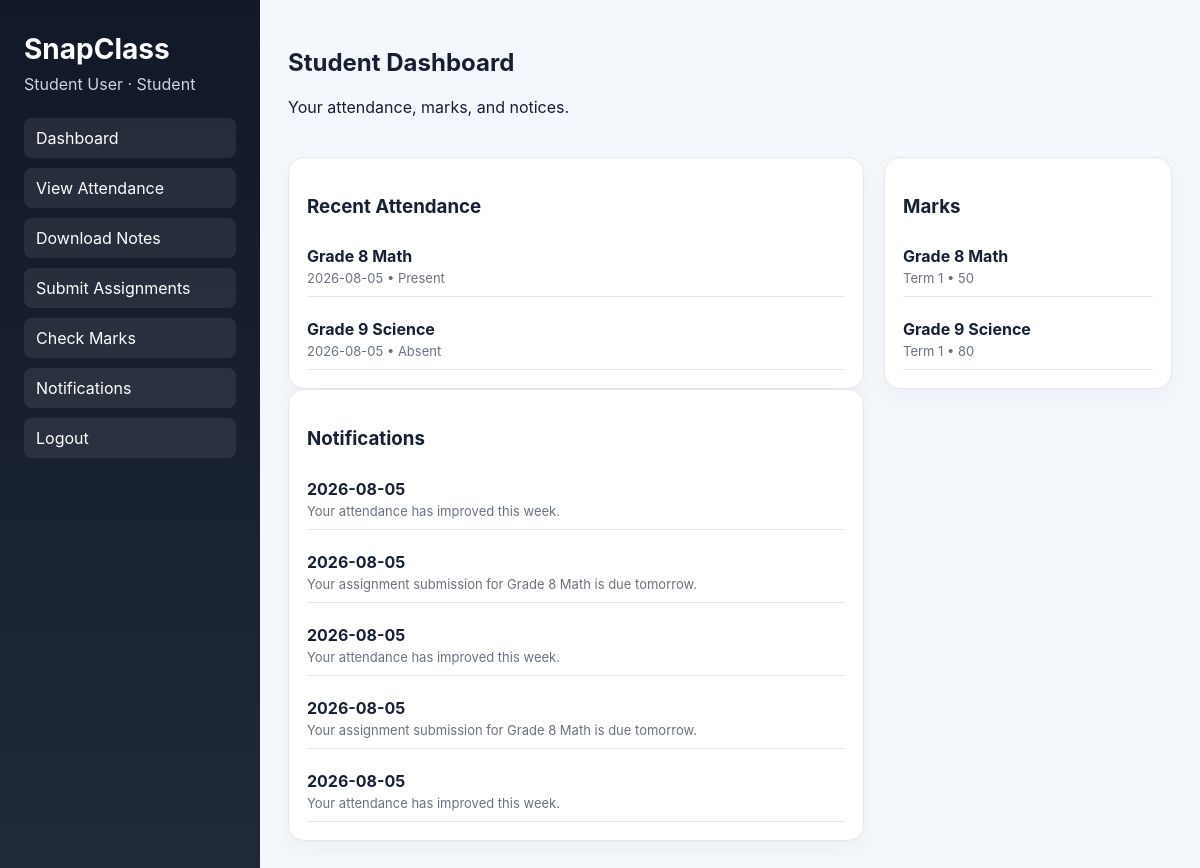
/student (signed in), run on an earlier commit of the app's database.
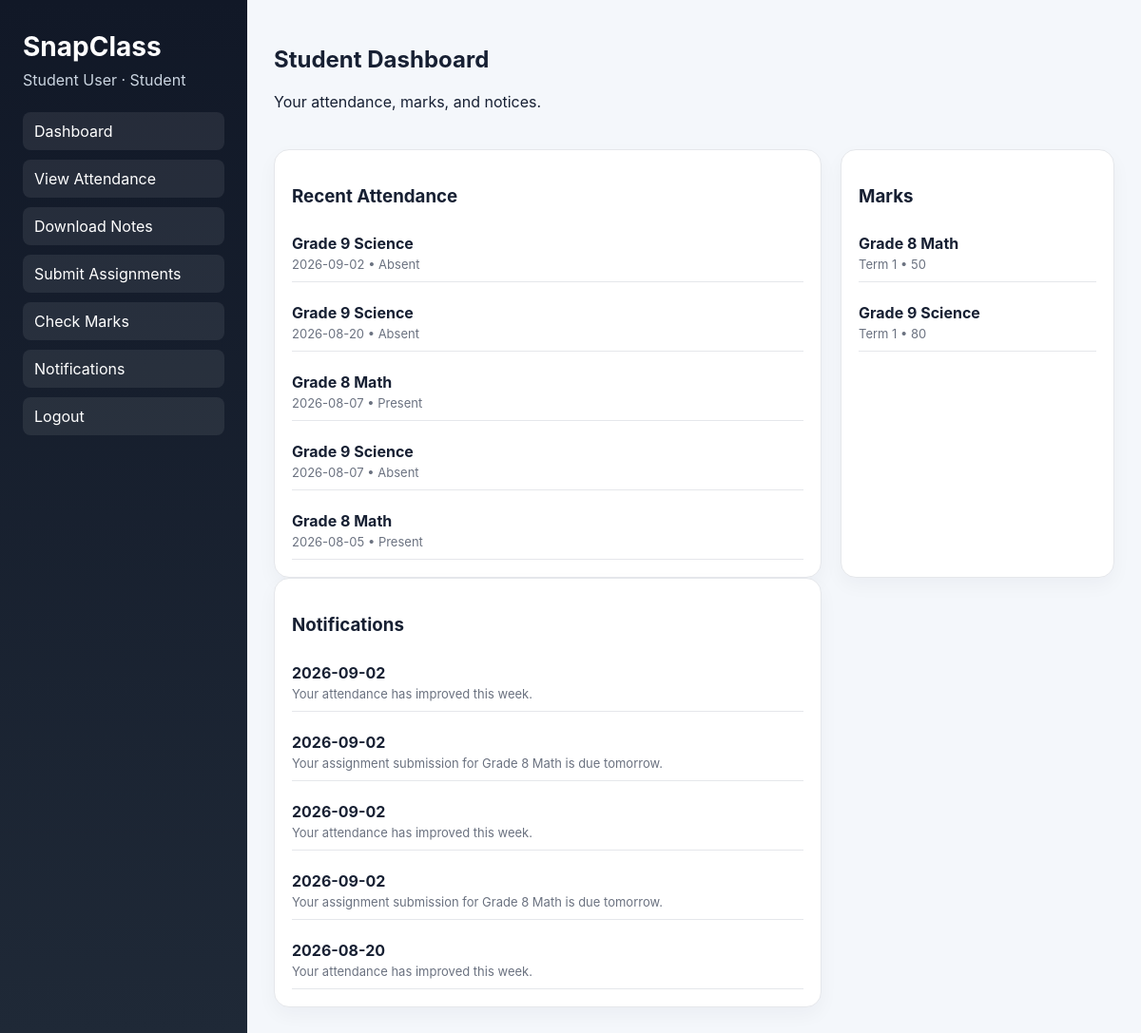
And on a later commit of the database.
### tables this page shows
CREATE TABLE attendance (
                id INTEGER PRIMARY KEY AUTOINCREMENT,
                student_id INTEGER NOT NULL,
                course_name TEXT NOT NULL,
                attendance_date TEXT NOT NULL,
                status TEXT NOT NULL,
                UNIQUE(student_id, course_name, attendance_date)
            );

CREATE TABLE marks (
                id INTEGER PRIMARY KEY AUTOINCREMENT,
                student_id INTEGER NOT NULL,
                course_name TEXT NOT NULL,
                term TEXT NOT NULL,
                mark INTEGER NOT NULL,
                UNIQUE(student_id, course_name, term)
            );

CREATE TABLE notifications (
                id INTEGER PRIMARY KEY AUTOINCREMENT,
                user_id INTEGER NOT NULL,
                message TEXT NOT NULL,
                is_read INTEGER NOT NULL DEFAULT 0,
                created_at TEXT NOT NULL DEFAULT CURRENT_DATE
            );

### app.py (the view)
@app.route("/student")
def student_dashboard():
    user = current_user()
    if not user or user["role"] != "student":
        return redirect(url_for("login"))
    with get_connection() as connection:
        attendance_rows = connection.execute(
            "SELECT course_name, attendance_date, status FROM attendance WHERE student_id = ? ORDER BY id DESC LIMIT 5",
            (user["id"],),
        ).fetchall()
        mark_rows = connection.execute(
            "SELECT course_name, term, mark FROM marks WHERE student_id = ? ORDER BY id DESC",
            (user["id"],),
        ).fetchall()
        notifications = connection.execute(
            "SELECT message, created_at FROM notifications WHERE user_id = ? ORDER BY id DESC LIMIT 5",
            (user["id"],),
        ).fetchall()
    return render_template(
        "student_dashboard.html",
        user=user,
        attendance_rows=attendance_rows,
        mark_rows=mark_rows,
        notifications=notifications,
    )

### app.py (called while the page is built)
def get_connection() -> sqlite3.Connection:
    connection = sqlite3.connect(DB_PATH)
    connection.row_factory = sqlite3.Row
    return connection

def current_user() -> dict[str, Any] | None:
    user_id = session.get("user_id")
    if not user_id:
        return None
    with get_connection() as connection:
        record = connection.execute("SELECT id, name, email, role FROM users WHERE id = ?", (user_id,)).fetchone()
        if record is None:
            return None
        return dict(record)

### templates/student_dashboard.html (shortened to what this page needs)
{% extends "role_base.html" %}
{% block nav %}
<nav>
  <a href="{{ url_for('student_dashboard') }}">Dashboard</a>
  <a href="{{ url_for('student_attendance') }}">View Attendance</a>
  <a href="{{ url_for('student_notes') }}">Download Notes</a>
  <a href="{{ url_for('student_assignments') }}">Submit Assignments</a>
  <a href="{{ url_for('student_marks') }}">Check Marks</a>
  <a href="{{ url_for('student_notifications') }}">Notifications</a>
  <a href="{{ url_for('logout') }}">Logout</a>
</nav>
{% endblock %}
{% block content %}
<header class="topbar"><div><h2>Student Dashboard</h2><p>Your attendance, marks, and notices.</p></div></header>
<section class="content-grid">
  <article class="card">
    <h3>Recent Attendance</h3>
    <ul class="item-list">
      {% for row in attendance_rows %}
      <li><div><strong>{{ row.course_name }}</strong><p>{{ row.attendance_date }} • {{ row.status }}</p></div></li>
      {% endfor %}
    </ul>
  </article>
  <article class="card">
    <h3>Marks</h3>
    <ul class="item-list">
      {% for row in mark_rows %}
      <li><div><strong>{{ row.course_name }}</strong><p>{{ row.term }} • {{ row.mark }}</p></div></li>
      {% endfor %}
    </ul>
  </article>
</section>
<section class="content-grid">
  <article class="card">
    <h3>Notifications</h3>
    <ul class="item-list">
      {% for note in notifications %}
      <li><div><strong>{{ note.created_at }}</strong><p>{{ note.message }}</p></div></li>
      {% endfor %}
    </ul>
  </article>
</section>
{% endblock %}

What changed in the data, as far as the page shows it:
no longer on this page (row unchanged): attendance: course_name "Grade 9 Science", attendance_date "2026-08-05", status "Absent"
no longer on this page (row unchanged): notifications: created_at "2026-08-05", message "Your attendance has improved this week."
no longer on this page (row unchanged): notifications: created_at "2026-08-05", message "Your assignment submission for Grade 8 Math is due tomorrow."
no longer on this page (row unchanged): notifications: created_at "2026-08-05", message "Your attendance has improved this week."
no longer on this page (row unchanged): notifications: created_at "2026-08-05", message "Your assignment submission for Grade 8 Math is due tomorrow."
no longer on this page (row unchanged): notifications: created_at "2026-08-05", message "Your attendance has improved this week."
added attendance: course_name "Grade 9 Science", attendance_date "2026-09-02", status "Absent"
added attendance: course_name "Grade 9 Science", attendance_date "2026-08-20", status "Absent"
added attendance: course_name "Grade 8 Math", attendance_date "2026-08-07", status "Present"
added attendance: course_name "Grade 9 Science", attendance_date "2026-08-07", status "Absent"
added notifications: created_at "2026-09-02", message "Your attendance has improved this week."
added notifications: created_at "2026-09-02", message "Your assignment submission for Grade 8 Math is due tomorrow."
added notifications: created_at "2026-09-02", message "Your attendance has improved this week."
added notifications: created_at "2026-09-02", message "Your assignment submission for Grade 8 Math is due tomorrow."
added notifications: created_at "2026-08-20", message "Your attendance has improved this week."
